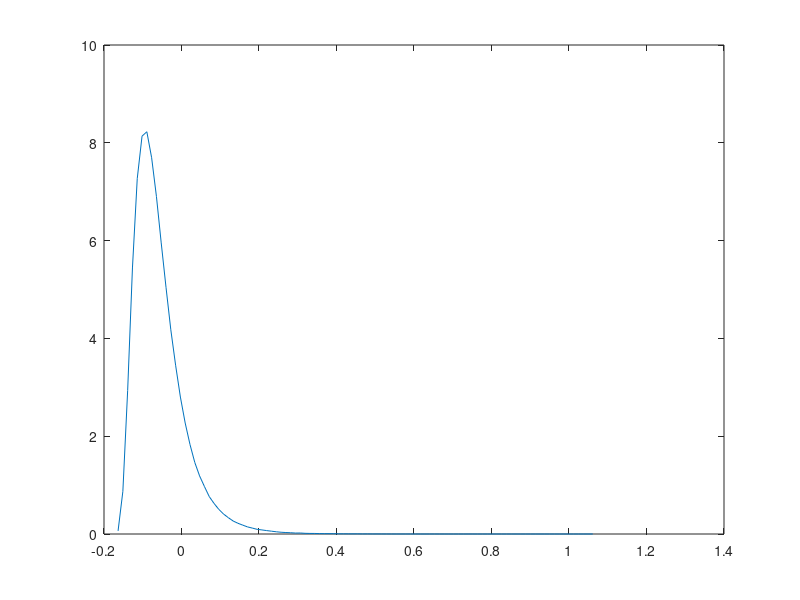
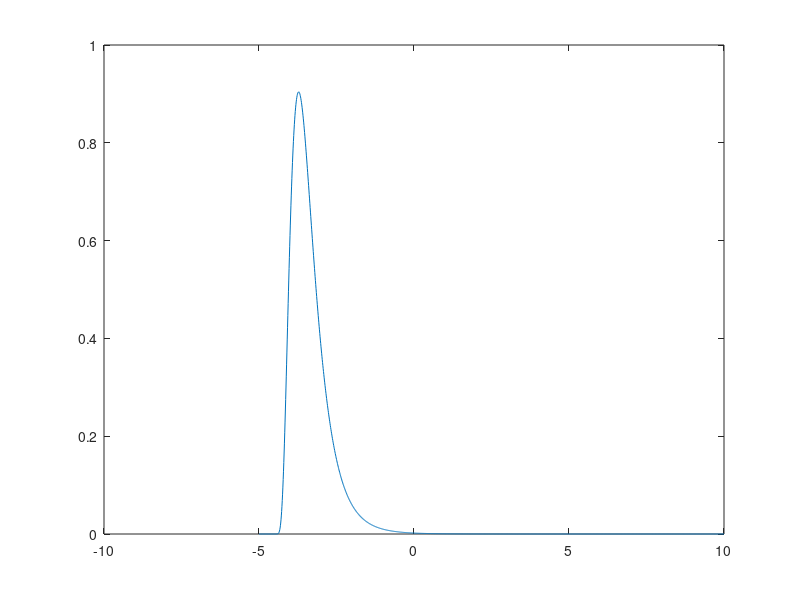

Write MATLAB code to recreate these figures, in order.
% x = (10:1000:125010)';
% y = lognpdf(x,log(20000),1.0);

mu     =  1.9; % lognormal mean
sigma  =  0.5;  % lognormal standard deviation
o      =  5.0;   % lognormal offset

mu     =  1; % lognormal mean
sigma  =  0.5;  % lognormal standard deviation
o      =  4.5;   % lognormal offset

a = 0.04*(lognrnd(mu,sigma,1e6,1)-o);
[y x] = hist(a,100);
y = y/trapz(x,y);
figure;plot(x,y);

x = (-5:0.01:10)';
y = lognpdf(x+o,log(mu),sigma);
figure;plot(x,y)